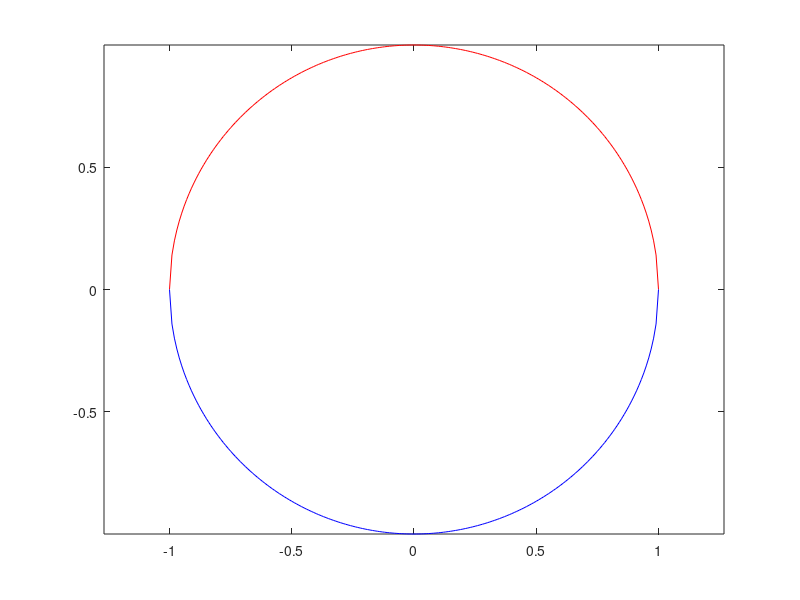
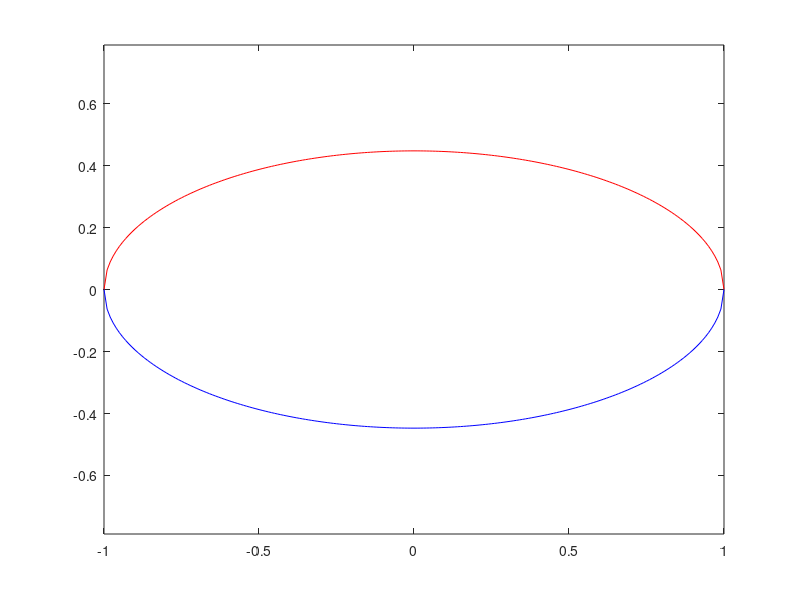
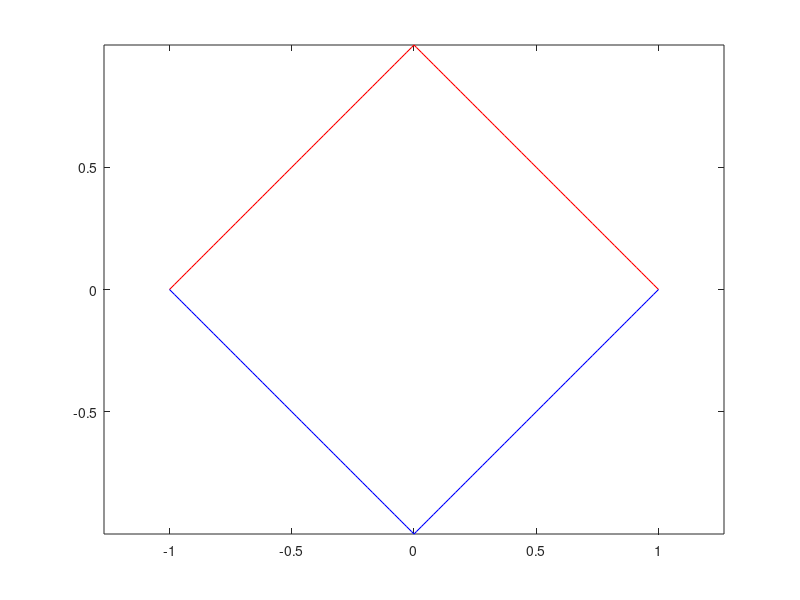
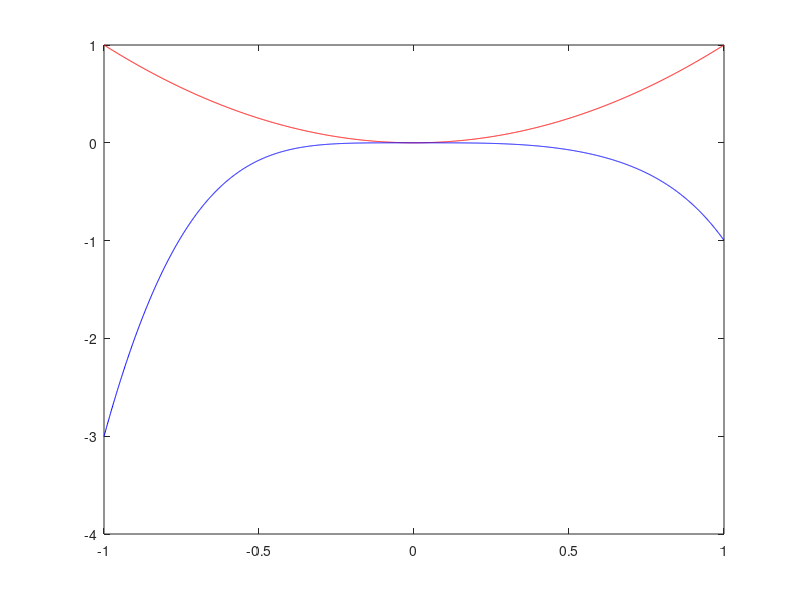

Recreate these plots in MATLAB, in order.
%% Problem 1 (Excercise 3.1)

% x = (x1^2 + x2^2
step = 1e-2;
n1_pos = @(X,X1) abs(sqrt(X^2 - X1^2));
n1_neg = @(X,X1) -abs(sqrt(X^2 - X1^2));
vals = [];
x = 1; % unit ball
for x1 = -1:step:1
    vals = [vals; n1_pos(x,x1), n1_neg(x,x1)];
end

figure(1)
plot(-1:step:1, vals(:,1), 'r-', -1:step:1, vals(:,2), 'b-')
axis equal

%%
step = 1e-2;
n2_pos = @(X,X1) abs(sqrt((X^2 - X1^2)/5));
n2_neg = @(X,X1) -abs(sqrt((X^2 - X1^2)/5));
vals = [];
x = 1; % unit ball
for x1 = -1:step:1
    vals = [vals; n2_pos(x,x1), n2_neg(x,x1)];
end

figure(2)
plot(-1:step:1, vals(:,1), 'r-', -1:step:1, vals(:,2), 'b-')
axis equal

%%
step = 1e-2;
n3_pos = @(X,X1) abs(X - abs(X1));
n3_neg = @(X,X1) -abs(X - abs(X1));
vals = [];
x = 1; % unit ball
for x1 = -1:step:1
    vals = [vals; n3_pos(x,x1), n3_neg(x,x1)];
end

figure(3)
plot(-1:step:1, vals(:,1), 'r-', -1:step:1, vals(:,2), 'b-')
axis equal

%%
step = 1e-2;
n4_pos = @(X,X1) max(X, abs(X1));
n4_neg = @(X,X1) -max(X, abs(X1));
vals = [];
x = 1; % unit ball
for x1 = -1:step:1
    vals = [vals; n4_pos(x,x1), n4_neg(x,x1)];
end

figure(4)
plot(-1:step:1, vals(:,1), 'r-', -1:step:1, vals(:,2), 'b-')
axis equal

%% Problem 2
% (i)
xs = -1e0:1e-3:1e0;
x1 = 0*xs;
x2 = 0*xs;
V = 0*xs;
V_dot = 0*xs;
i = 1;
for x = xs
    x1(i) = x^3;
    x2(i) = sin(x)^4;
    V(i) = x^2;
    V_dot(i) = -2*x^4 + 2*x*sin(x)^4;
    i = i+1;
end
% plot(xs, x1, 'rx-', xs, x2, 'bo-', xs, -x1+x2, 'g-')
plot(xs, V, 'r-', xs, V_dot, 'b-')

f = @(x) -x^3 + sin(x)^4;
fzero(f, 1)